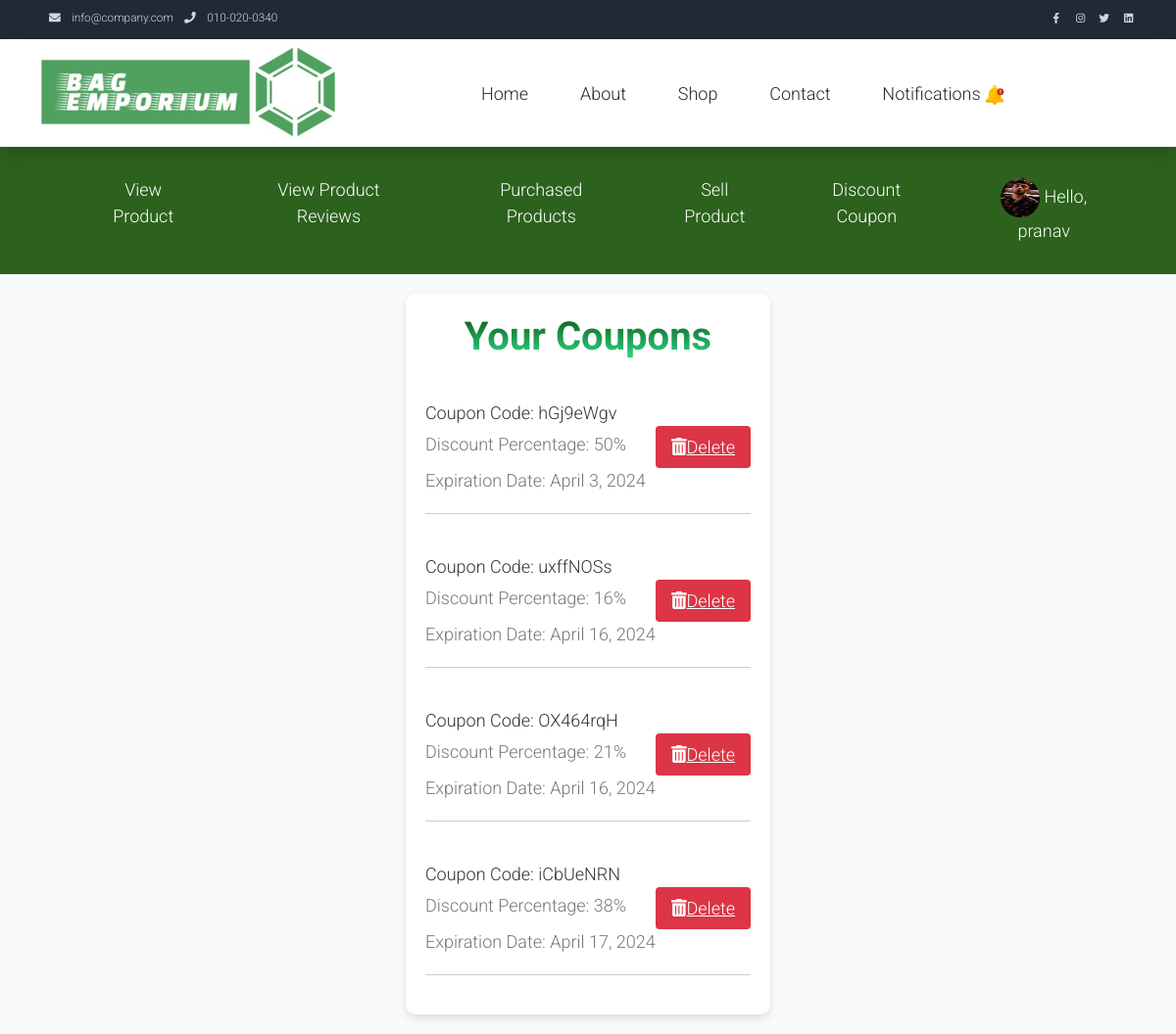
The page /myauth/coupon_list/ (signed in) on the database its author committed.
### myauth/models.py (models this page shows, shortened)
class User(AbstractUser):
    class Role(models.TextChoices):
        ADMIN="ADMIN",'Admin'
        CUSTOMER="CUSTOMER",'Customer'
        DELIVERYBOY="DELIVERYBOY",'deliveryboy'
        SELLER="SELLER",'Seller'
    role = models.CharField(max_length=50,choices=Role.choices)

class SellerProfile(models.Model):
    user = models.OneToOneField(User, on_delete=models.CASCADE)
    phone = models.CharField(max_length=15, unique=True)
    alt_phone = models.CharField(max_length=12, unique=True)
    profile_picture = models.ImageField(upload_to='profile_pictures/', null=True, blank=True)
    gst = models.CharField(max_length=15)
    company_name = models.CharField(max_length=100)
    country = models.CharField(max_length=100)
    pincode = models.CharField(max_length=6)
    state = models.CharField(max_length=50)
    city = models.CharField(max_length=50)
    address = models.CharField(max_length=255)
    latitude = models.CharField(max_length=20, null=True, blank=True)  # Example length for latitude
    longitude = models.CharField(max_length=20, null=True, blank=True)  # Example length for longitude
    is_approved = models.BooleanField(default=False)
    incorporation_certificate = models.FileField(upload_to='incorporation_certificates/', null=True, blank=True)

class Coupon(models.Model):
    coupon_code = models.CharField(max_length=8, unique=True)
    discount_percentage = models.PositiveIntegerField()
    seller_id = models.ForeignKey(User, on_delete=models.DO_NOTHING, null=True, blank=True)
    visibility = models.BooleanField(default=True)
    expiration_date = models.DateField(default='2099-12-31')  # Manually defining default value

### myauth/views.py (the view)
# urls.py: path('coupon_list/', views.display_seller_coupons, name='seller_coupons'),
def display_seller_coupons(request):
    user = request.user
    print(user)
    coupons = Coupon.objects.filter(seller_id=user.id, visibility=True)
    return render(request, 'seller_coupon_list.html', {'coupons': coupons})

### templates/seller_coupon_list.html (shortened to what this page needs)
{% load static %}
<!DOCTYPE html>
<html lang="en">
<head>
    <link rel="stylesheet" href="{% static 'assets/css/bootstrap.min.css' %}">
    <link rel="stylesheet" href="{% static 'assets/css/templatemo.css' %}">
    <link rel="stylesheet" href="{% static 'assets/css/custom.css' %}">
    <link rel="stylesheet" href="{% static 'assets/css/fontawesome.min.css' %}">
</head>
<body>
    <nav class="navbar navbar-expand-lg bg-dark navbar-light d-none d-lg-block" id="templatemo_nav_top">
        <div class="container text-light">
            <div class="w-100 d-flex justify-content-between">
                <div>
                    <i class="fa fa-envelope mx-2"></i>
                    <a class="navbar-sm-brand text-light text-decoration-none" href="mailto:info@company.com">info@company.com</a>
                    <i class="fa fa-phone mx-2"></i>
                    <a class="navbar-sm-brand text-light text-decoration-none" href="tel:010-020-0340">010-020-0340</a>
                </div>
                <div>
                    <a class="text-light" href="https://fb.com/templatemo" target="_blank" rel="sponsored"><i class="fab fa-facebook-f fa-sm fa-fw me-2"></i></a>
                    <a class="text-light" href="https://www.instagram.com/" target="_blank"><i class="fab fa-instagram fa-sm fa-fw me-2"></i></a>
                    <a class="text-light" href="https://twitter.com/" target="_blank"><i class="fab fa-twitter fa-sm fa-fw me-2"></i></a>
                    <a class="text-light" href="https://www.linkedin.com/" target="_blank"><i class="fab fa-linkedin fa-sm fa-fw"></i></a>
                </div>
            </div>
        </div>
    </nav>
    <nav class="navbar navbar-expand-lg navbar-light shadow">
        <div class="container d-flex justify-content-between align-items-center">
            <img class="img-fluid" src="{% static 'assets/img/logo3.jpg' %}" alt="">
            <div class="align-self-center collapse navbar-collapse flex-fill  d-lg-flex justify-content-lg-between" id="templatemo_main_nav">
                <div class="flex-fill">
                    <ul class="nav navbar-nav d-flex justify-content-between mx-lg-auto">
                        <li class="nav-item">
                            <a class="nav-link" href="http://127.0.0.1:8000/myauth/seller_dashboard/">Home</a>
                        </li>
                        <li class="nav-item">
                            <a class="nav-link" href="#about">About</a>
                        </li>
                        <li class="nav-item">
                            <a class="nav-link" href="shop.html">Shop</a>
                        </li>
                        <li class="nav-item">
                            <a class="nav-link" href="#contact">Contact</a>
                        </li>
                        <li class="nav-item">
                            <a class="nav-link" href="http://127.0.0.1:8000/myauth/seller_view_notification/">Notifications </a>
                        </li>
                </div>
                </div>
            </div>
    </nav>
    <!DOCTYPE html>
    <html lang="en">
    <head>
    </head>
    <body>
        <header>
            <div class="container">
                <nav>
                    <div class="profile-logout">
                    <ul class="nav-links">
                        <li><a href="http://127.0.0.1:8000/myauth/seller_prodview/">View Product</a></li>
                        <li><a href="http://127.0.0.1:8000/myauth/seller_view_review/">View Product Reviews</a></li>
                        <li><a href="http://127.0.0.1:8000/myauth/seller_product_user_view/">Purchased Products</a></li>
                        <div class="profile-logout">
                            <li class="dropdown">
                                <a href="#">Sell Product</a>
                            </li>
                        <li class="dropdown">
                            <a href="#">Discount Coupon</a>
                        </li>
                        </div>
                    </ul>
                </nav>
                <div class="profile-logout">
                    <div class="dropdown">
                        <a href="#" class="user">
                            <img src="{{ user.sellerprofile.profile_picture.url }}" alt="Profile Picture" style="width: 40px; height: 40px; border-radius: 50%;">
                            Hello, {{ user.first_name }}
                        </a>
                    </div>
                </div>
            </div>
        </header>
    </body>
    </html>
    <!DOCTYPE html>
    <html lang="en">
    <head>
        <link rel="stylesheet" href="https://cdnjs.cloudflare.com/ajax/libs/font-awesome/5.15.4/css/all.min.css">
    </head>
    <div class="bbody">
    <body>
        <div class="containerr">
            <h1 class="grad-text">Your Coupons</h1>
            <ul class="coupon-list">
                {% for coupon in coupons %}
                <li class="coupon-item">
                    <div class="coupon-details">
                        <div class="coupon-code">Coupon Code: {{ coupon.coupon_code }}</div>
                        <div class="discount-percentage">Discount Percentage: {{ coupon.discount_percentage }}%</div>
                        <div class="expiration-date">Expiration Date: {{ coupon.expiration_date }}</div>
                    </div>
                    <a href="http://127.0.0.1:8000/myauth/delete_coupon/{{ coupon.id }}/" class="delete-button" id="deleteCoupon{{ coupon.id }}"><i class="fas fa-trash-alt"></i>Delete</a>
                </li>
                {% empty %}
                <li class="empty-coupons">No coupons available.</li>
                {% endfor %}
            </ul>
        </div>
    </body>
</div>
    </html>

### static/assets/css/templatemo.css (style rules this page uses)
body, ul, li, p, a, label, input, div { font-family: 'Roboto', sans-serif; font-size: 18px !important; font-weight: 300 !important; }
.text-light { color: #cfd6e1 !important; }
.bg-dark { background-color: #212934 !important; }
#templatemo_nav_top { min-height: 40px; }
#templatemo_nav_top * { font-size: .9em !important; }
#templatemo_main_nav a { color: #212934; }
@media (min-width: 768px) { #templatemo_main_nav .navbar-nav { max-width: 450px; } }
@media (min-width: 992px) { #templatemo_main_nav .navbar-nav { max-width: 550px; } }

### templates/seller_coupon_list.html (style rules this page uses)
body { font-family: Arial, sans-serif; margin: 0; padding: 0; }
header { background-color: #2c621d; color: #fff; padding: 20px 0; text-align: center; }
.container { display: flex; justify-content: space-between; align-items: center; }
.nav-links { display: flex; align-items: start; }
.nav-links li { margin-right: 10px; list-style: none; }
.nav-links li a { color: #fff; text-decoration: none; padding: 10px 20px; border-radius: 5px; transition: background-color 0.3s ease; }
.dropdown { position: relative; display: block; }
.profile-logout { display: flex; align-items: center; }
.profile-logout .dropdown { margin-right: 0px; }
.profile-logout a { color: #fff; text-decoration: none; padding: 10px 20px; border-radius: 5px; transition: background-color 0.3s ease; display: block; }
.grad-text { background: -webkit-linear-gradient(#0f5112, #2ede8c); -webkit-background-clip: text; -webkit-text-fill-color: transparent; font-weight: bold; }
.bbody { font-family: 'Segoe UI', Tahoma, Geneva, Verdana, sans-serif; background-color: #f8f9fa; margin: 0; padding: 0; display: flex; justify-content: center; align-items: center; min-height: 70vh; }
.containerr { max-width: 800px; margin: 20px; padding: 20px; background-color: #fff; border-radius: 10px; box-shadow: 0 4px 8px rgba(0, 0, 0, 0.1); }
h1 { text-align: center; margin-bottom: 20px; color: #007bff; }
.coupon-list { list-style-type: none; padding: 0; }
.coupon-item { border-bottom: 1px solid #ccc; padding: 20px 0; margin-bottom: 20px; display: flex; justify-content: space-between; align-items: center; }
.coupon-details { flex-grow: 1; }
.coupon-code { font-weight: bold; color: #333; margin-bottom: 5px; }
.discount-percentage { color: #777; margin-bottom: 10px; }
.expiration-date { color: #777; }
.delete-button { background-color: #dc3545; color: white; border: none; padding: 8px 16px; border-radius: 4px; cursor: pointer; transition: background-color 0.3s ease; }

### rows shown on the page
User: sellerprofile.profile_picture (picture), first_name "pranav"
Coupon: coupon_code "hGj9eWgv", discount_percentage "50", expiration_date "April 3, 2024"
Coupon: coupon_code "uxffNOSs", discount_percentage "16", expiration_date "April 16, 2024"
Coupon: coupon_code "OX464rqH", discount_percentage "21", expiration_date "April 16, 2024"
Coupon: coupon_code "iCbUeNRN", discount_percentage "38", expiration_date "April 17, 2024"
